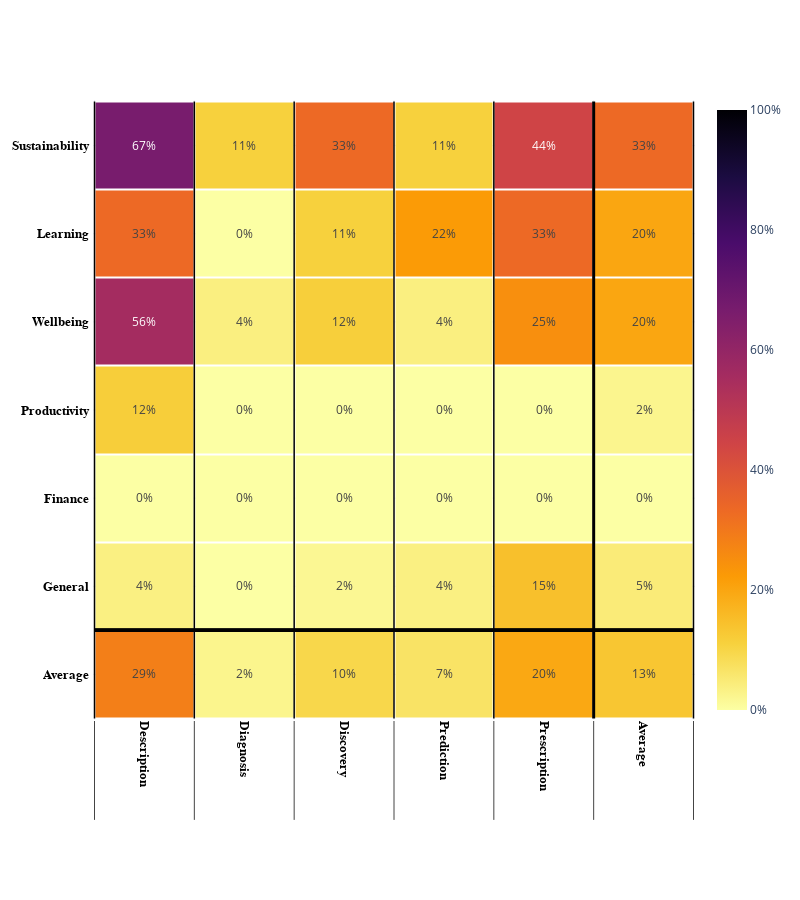
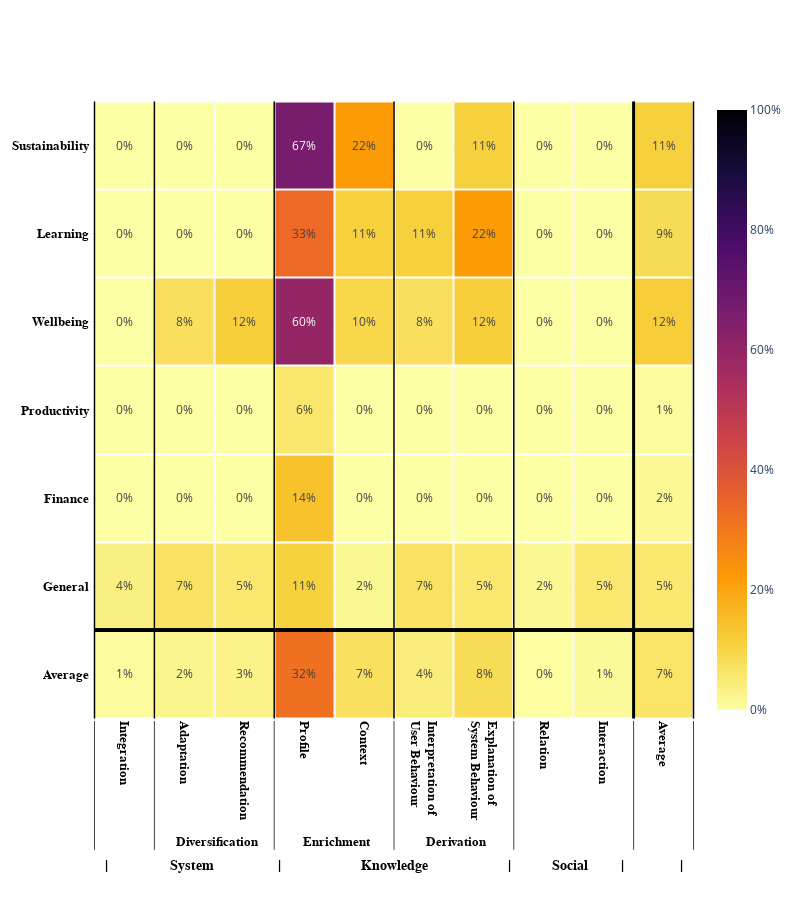
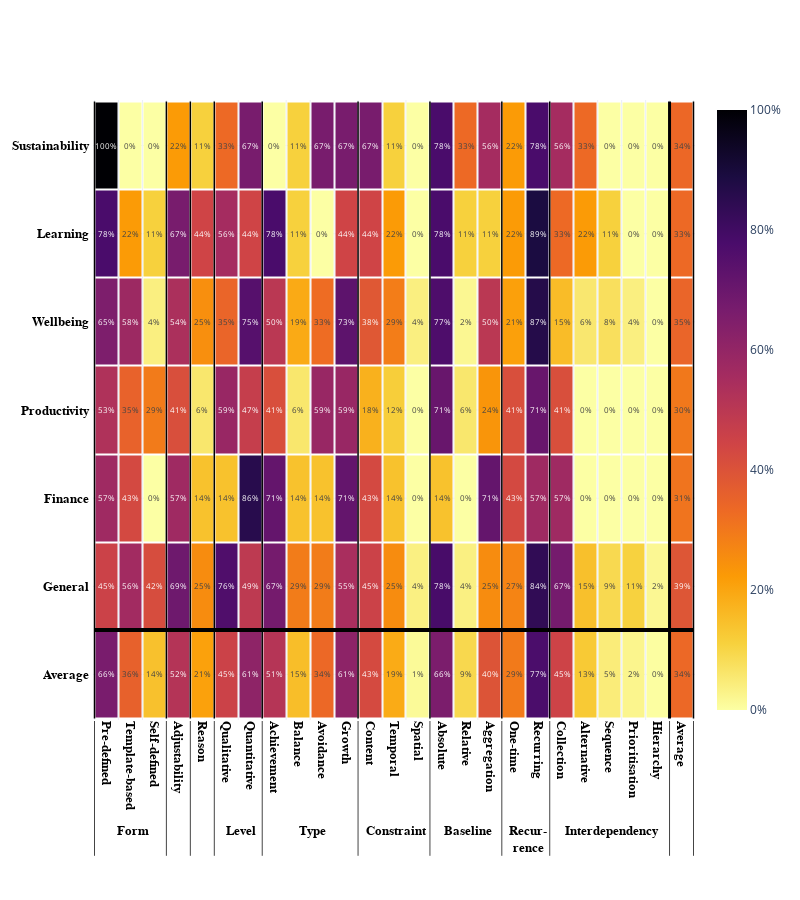
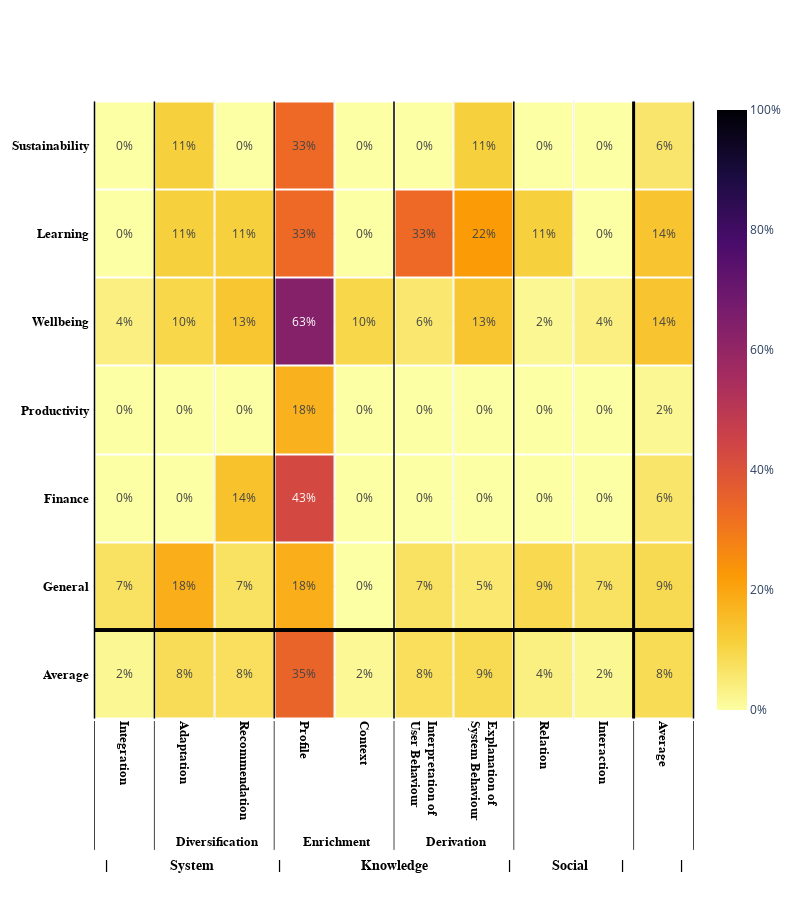

The cell these charts' notebook holds for them, in order:
### Code cell
def create_heatmap_each_phase(df, phase, feature_type, order_dict):
    # define the desired order of the domains
    domain_order = ['Sustainability', 'Learning', 'Wellbeing', 'Productivity', 'Finance', 'General']
    
    # reverse the order
    domain_order = domain_order[::-1]
    
    # filter by phase, group by feat and subfeat and domain and calculate the mean
    df_grouped_phase = df[df.index.get_level_values('phase') == phase].groupby(
        level=['feat', 'subfeat']).sum().T.groupby(level='domain').mean()

    # Reorder the domains according to the desired order
    df_grouped_phase = df_grouped_phase.reindex(domain_order)

    # Function to extract the ordered feature-subfeature pairs based on the order_dict
    def get_ordered_feats(order_dict):
        ordered_feats = []
        for feat, subfeats in order_dict.items():
            if subfeats:
                for subfeat in subfeats:
                    ordered_feats.append((feat, subfeat))
            else:
                ordered_feats.append((feat, None))
        return ordered_feats

    ordered_feats = get_ordered_feats(order_dict)

    # Reorder the columns of df_grouped_phase according to the desired order
    df_columns = list(df_grouped_phase.columns)
    ordered_columns = [col for col in ordered_feats if col in df_columns]
    df_grouped_phase = df_grouped_phase[ordered_columns]

    # Convert the data into a 2D array form for the heatmap
    heatmap_data = df_grouped_phase.values

    # Compute row and column averages
    row_averages = np.mean(heatmap_data, axis=1, keepdims=True) 
    col_averages = np.mean(heatmap_data, axis=0)
    overall_average = np.mean(heatmap_data)

    # Append row averages to heatmap_data (neue Spalte)
    heatmap_data_with_row_avg = np.hstack([heatmap_data, row_averages])

    # Append new row with column averages and overall average
    new_row = np.append(col_averages, overall_average).reshape(1, -1)  # Neue Zeile
    heatmap_data_final = np.vstack([new_row, heatmap_data_with_row_avg])  # Zeilen anhängen

    # append average into the front of the domain order
    domain_order = ['Average'] + domain_order
    
    
    # Prepare the axis labels
    feat_labels = []
    sub_feat_labels = []
    empty_feat = ''
    
    # rename the features and subfeatures
    for feat, sub_feat in df_grouped_phase.columns:
        if sub_feat == "Documenting":
            sub_feat = "Growth"

        if "goal" in sub_feat:
            sub_feat = sub_feat.replace(" goal", "")
        elif "goals" in sub_feat:
            sub_feat = sub_feat.replace(" goals", "")

        if len(sub_feat) > 1:
            if sub_feat[-1] == "s":
                sub_feat = sub_feat[:-1]

        if sub_feat == "Hierarchie":
            sub_feat = "Hierarchy"

        if sub_feat == "Goal specific reminder":
            sub_feat = "Goal"
        elif sub_feat == "Process specific reminder":
            sub_feat = "Process"
        elif sub_feat == "Adjustability":
            sub_feat = "Adjustability of Tracking Data"
        elif sub_feat == "Verification":
            sub_feat = "Verification of Tracking Data"
        elif sub_feat == "One time":
            sub_feat = "One-time"
        elif "time" in sub_feat:
            sub_feat = sub_feat.replace("time", "Time")
        elif "day" in sub_feat:
            sub_feat = sub_feat.replace("day", "Day")
        elif sub_feat == "Pre-defined event":
            sub_feat = "Pre-defined Event"
        elif sub_feat == "Custom event":
            sub_feat = "Custom Event"
        elif sub_feat == "Skip if completed":
            sub_feat = "Skip if Completed"
        elif sub_feat == "Different alert types":
            sub_feat = "Different Alert Type"
        elif sub_feat == "Different alert type":
            sub_feat = "Different Alert Type"
        elif subfeat == "Snooze reminder":
            sub_feat = "Snooze Reminder"

        if "pursuing" in sub_feat.lower():
            sub_feat = "Additional Features"

        if "pursuing" in feat.lower():
            feat = "Additional Features"

        if feat == "Abstraction Level":
            feat = "Level"
        elif feat == "Goal Baseline":
            feat = "Baseline"
        elif feat == "Recurrence":
            feat = "Recur-<br>rence"
        elif feat == "Event-based reminder":
            feat = "Event-based <br> Reminder"
        elif feat == "Context of reminder":
            feat = "Context of<br>Reminder"
        elif feat == "Customization of reminder":
            feat = "Customization of<br>Reminder"
        elif feat == "Tracking":
            feat = "Tracking Mode"
        elif feat == "Temporality":
            feat = "Time"
        elif feat == "Granularity":
            feat = "Granularity"

        if feat == "Constraints":
            feat = "Constraint"

        if feat == "Interdependencies":
            feat = "Interdependency"

        if "reminder" in feat:
            feat = feat.replace("reminder", "Reminder")

        if "reminder" in sub_feat:
            sub_feat = sub_feat.replace("reminder", "Reminder")

        if feat and sub_feat == '':
            empty_feat = empty_feat + ' '
            sub_feat = feat
            feat = empty_feat
        feat_labels.append(feat)
        sub_feat_labels.append(sub_feat if pd.notna(sub_feat) else '')

    # Update labels
    feat_labels.append("\u2062")
    sub_feat_labels.append('Average')

    feat_subfeat_list = [feat_labels, sub_feat_labels]
    
    # if feature type is cross-cutting use this feature-subfeature list
    if feature_type == 'Cross-Cutting':
        feat_subfeat_list = [
            [' ', 'Diversification', 'Diversification', 'Enrichment', 'Enrichment', 'Derivation', 'Derivation', '  ',
             '  ', '   '], ['Integration', 'Adaptation', 'Recommendation', 'Profile', 'Context',
                            'Interpretation of<br>User Behaviour', 'Explanation of<br>System Behaviour',
                            'Relation',
                            'Interaction', 'Average']]
    
    # Create the heatmap
    fig = go.Figure(data=go.Heatmap(
        z=heatmap_data_final,  # Updated values for the heatmap
        x=feat_subfeat_list,  # X-axis labels (Features/Subfeatures)
        y=[x + ' ' for x in domain_order],  # Y-axis labels (Domains)
        colorscale='Inferno_r',
        zmin=0, zmax=1, xgap=2, ygap=2,
        colorbar=dict(
            tickformat='.0%'  # Set formatting to percentages
        ),
        texttemplate="%{z:.0%}",  #texttemplate="%{text}",
    ))
    
    # Adjusting the layout
    fig.update_layout(
        template='plotly_white', height=900, width=800,
        xaxis_tickangle=90,
        xaxis=dict(titlefont=dict(weight='bold', color='black'))
    )
    
    # make font bold
    fig.update_xaxes(tickfont=dict(family='Arial', size=13, color='black', weight='bold'))
    fig.update_yaxes(tickfont=dict(family='Arial', size=13, color='black', weight='bold'))

    # Adding vertical lines to set off categories and create left/right borders
    n_rows, n_cols = heatmap_data.shape
    n_cols += 1

    # Add vertical lines between groups
    for i in range(n_cols + 1):  # evtl +1
        if feature_type == "Cross-Cutting":
            feat_labels = feat_subfeat_list[0]
        if i == n_cols - 1: # bold line for mean
            fig.add_shape(
                type="line",
                x0=i - 0.5, y0=-0.5, x1=i - 0.5, y1=n_rows + 1 - 0.5,
                line=dict(color="black", width=3),
            )
        elif i < n_cols - 1 and i != 0: # line between feature-classes
            if not feat_labels[i - 1] == feat_labels[i]:
                fig.add_shape(
                    type="line",
                    x0=i - 0.5, y0=-0.5, x1=i - 0.5, y1=n_rows + 1 - 0.5,
                    line=dict(color="black", width=1.5),
                )
        else: # first and last line
            fig.add_shape(
                type="line",
                x0=i - 0.5, y0=-0.5, x1=i - 0.5, y1=n_rows + 1 - 0.5,
                line=dict(color="black", width=1.5),
            )
        
        # Add horizontal line for the mean
        fig.add_shape(
            type="line",
            x0=-0.5, y0=1 - 0.5, x1=n_cols - 0.5, y1=1 - 0.5,
            line=dict(color="black", width=3),
        )
    
    fig.update_layout(margin=dict(b=180))

    # Add annotation for the overall classes if feature type is cross-cutting
    if feature_type == "Cross-Cutting":
        fig.add_annotation(
            x=0.5,  # Relative x-position
            y=-0.25,  # Position above the x-axis
            text="|\u2009               System                |                    Knowledge                    |\u200A          Social        \u200A|              |",
            showarrow=False,
            xref="paper",
            yref="paper",
            font=dict(size=14, color="black", family="Arial", weight="bold"),
            align="center",
        )

    # Show the figure
    fig.show()

    # Save the plot
    fig.write_image(f'../images/pdf/{feature_type}_Features_Distribution_in_{phase}_heatmap.pdf')
    fig.write_image(f'../images/png/{feature_type}_Features_Distribution_in_{phase}_heatmap.png')

# create the heatmap for each phase
for phase in phases:
    create_heatmap_each_phase(df_phase_specific, phase, 'Phase-Specific', feature_order.get(phase, {}))
    create_heatmap_each_phase(df_cross_cutting, phase, 'Cross-Cutting', cross_cutting_order)

### Figure 1 — Plotly figure (JSON) as saved in the notebook; plotly's stock layout.template omitted (floating-point values rounded to 4 significant figures)
{"data": [{"colorbar": {"tickformat": ".0%"}, "colorscale": [[0.0, "#fcffa4"], [0.1111, "#f7d13d"], [0.2222, "#fb9b06"], [0.3333, "#ed6925"], [0.4444, "#cf4446"], [0.5556, "#a52c60"], [0.6667, "#781c6d"], [0.7778, "#4a0c6b"], [0.8889, "#1b0c41"], [1.0, "#000004"]], "texttemplate": "%{z:.0%}", "x": [[" ", "  ", "   ", "    ", "     ", ""], ["Description", "Diagnosis", "Discovery", "Prediction", "Prescription", "Average"]], "xgap": 2, "y": ["Average ", "General ", "Finance ", "Productivity ", "Wellbeing ", "Learning ", "Sustainability "], "ygap": 2, "z": [[0.2853, 0.02493, 0.09634, 0.06803, 0.1955, 0.134], [0.03636, 0.0, 0.01818, 0.03636, 0.1455, 0.04727], [0.0, 0.0, 0.0, 0.0, 0.0, 0.0], [0.1176, 0.0, 0.0, 0.0, 0.0, 0.02353], [0.5577, 0.03846, 0.1154, 0.03846, 0.25, 0.2], [0.3333, 0.0, 0.1111, 0.2222, 0.3333, 0.2], [0.6667, 0.1111, 0.3333, 0.1111, 0.4444, 0.3333]], "zmax": 1, "zmin": 0, "type": "heatmap"}], "layout": {"xaxis": {"title": {"font": {"weight": "bold", "color": "black"}}, "tickangle": 90, "tickfont": {"family": "Arial", "size": 13, "color": "black", "weight": "bold"}}, "height": 900, "width": 800, "yaxis": {"tickfont": {"family": "Arial", "size": 13, "color": "black", "weight": "bold"}}, "shapes": [{"line": {"color": "black", "width": 1.5}, "type": "line", "x0": -0.5, "x1": -0.5, "y0": -0.5, "y1": 6.5}, {"line": {"color": "black", "width": 3}, "type": "line", "x0": -0.5, "x1": 5.5, "y0": 0.5, "y1": 0.5}, {"line": {"color": "black", "width": 1.5}, "type": "line", "x0": 0.5, "x1": 0.5, "y0": -0.5, "y1": 6.5}, {"line": {"color": "black", "width": 3}, "type": "line", "x0": -0.5, "x1": 5.5, "y0": 0.5, "y1": 0.5}, {"line": {"color": "black", "width": 1.5}, "type": "line", "x0": 1.5, "x1": 1.5, "y0": -0.5, "y1": 6.5}, {"line": {"color": "black", "width": 3}, "type": "line", "x0": -0.5, "x1": 5.5, "y0": 0.5, "y1": 0.5}, {"line": {"color": "black", "width": 1.5}, "type": "line", "x0": 2.5, "x1": 2.5, "y0": -0.5, "y1": 6.5}, {"line": {"color": "black", "width": 3}, "type": "line", "x0": -0.5, "x1": 5.5, "y0": 0.5, "y1": 0.5}, {"line": {"color": "black", "width": 1.5}, "type": "line", "x0": 3.5, "x1": 3.5, "y0": -0.5, "y1": 6.5}, {"line": {"color": "black", "width": 3}, "type": "line", "x0": -0.5, "x1": 5.5, "y0": 0.5, "y1": 0.5}, {"line": {"color": "black", "width": 3}, "type": "line", "x0": 4.5, "x1": 4.5, "y0": -0.5, "y1": 6.5}, {"line": {"color": "black", "width": 3}, "type": "line", "x0": -0.5, "x1": 5.5, "y0": 0.5, "y1": 0.5}, {"line": {"color": "black", "width": 1.5}, "type": "line", "x0": 5.5, "x1": 5.5, "y0": -0.5, "y1": 6.5}, {"line": {"color": "black", "width": 3}, "type": "line", "x0": -0.5, "x1": 5.5, "y0": 0.5, "y1": 0.5}], "margin": {"b": 180}}}

### Figure 2 — Plotly figure (JSON) as saved in the notebook; plotly's stock layout.template omitted (floating-point values rounded to 4 significant figures)
{"data": [{"colorbar": {"tickformat": ".0%"}, "colorscale": [[0.0, "#fcffa4"], [0.1111, "#f7d13d"], [0.2222, "#fb9b06"], [0.3333, "#ed6925"], [0.4444, "#cf4446"], [0.5556, "#a52c60"], [0.6667, "#781c6d"], [0.7778, "#4a0c6b"], [0.8889, "#1b0c41"], [1.0, "#000004"]], "texttemplate": "%{z:.0%}", "x": [[" ", "Diversification", "Diversification", "Enrichment", "Enrichment", "Derivation", "Derivation", "  ", "  ", "   "], ["Integration", "Adaptation", "Recommendation", "Profile", "Context", "Interpretation of<br>User Behaviour", "Explanation of<br>System Behaviour", "Relation", "Interaction", "Average"]], "xgap": 2, "y": ["Average ", "General ", "Finance ", "Productivity ", "Wellbeing ", "Learning ", "Sustainability "], "ygap": 2, "z": [[0.006061, 0.02494, 0.02832, 0.3178, 0.07461, 0.04346, 0.08388, 0.00303, 0.009091, 0.06569], [0.03636, 0.07273, 0.05455, 0.1091, 0.01818, 0.07273, 0.05455, 0.01818, 0.05455, 0.05455], [0.0, 0.0, 0.0, 0.1429, 0.0, 0.0, 0.0, 0.0, 0.0, 0.01587], [0.0, 0.0, 0.0, 0.05882, 0.0, 0.0, 0.0, 0.0, 0.0, 0.006536], [0.0, 0.07692, 0.1154, 0.5962, 0.09615, 0.07692, 0.1154, 0.0, 0.0, 0.1197], [0.0, 0.0, 0.0, 0.3333, 0.1111, 0.1111, 0.2222, 0.0, 0.0, 0.08642], [0.0, 0.0, 0.0, 0.6667, 0.2222, 0.0, 0.1111, 0.0, 0.0, 0.1111]], "zmax": 1, "zmin": 0, "type": "heatmap"}], "layout": {"xaxis": {"title": {"font": {"weight": "bold", "color": "black"}}, "tickangle": 90, "tickfont": {"family": "Arial", "size": 13, "color": "black", "weight": "bold"}}, "height": 900, "width": 800, "yaxis": {"tickfont": {"family": "Arial", "size": 13, "color": "black", "weight": "bold"}}, "shapes": [{"line": {"color": "black", "width": 1.5}, "type": "line", "x0": -0.5, "x1": -0.5, "y0": -0.5, "y1": 6.5}, {"line": {"color": "black", "width": 3}, "type": "line", "x0": -0.5, "x1": 9.5, "y0": 0.5, "y1": 0.5}, {"line": {"color": "black", "width": 1.5}, "type": "line", "x0": 0.5, "x1": 0.5, "y0": -0.5, "y1": 6.5}, {"line": {"color": "black", "width": 3}, "type": "line", "x0": -0.5, "x1": 9.5, "y0": 0.5, "y1": 0.5}, {"line": {"color": "black", "width": 3}, "type": "line", "x0": -0.5, "x1": 9.5, "y0": 0.5, "y1": 0.5}, {"line": {"color": "black", "width": 1.5}, "type": "line", "x0": 2.5, "x1": 2.5, "y0": -0.5, "y1": 6.5}, {"line": {"color": "black", "width": 3}, "type": "line", "x0": -0.5, "x1": 9.5, "y0": 0.5, "y1": 0.5}, {"line": {"color": "black", "width": 3}, "type": "line", "x0": -0.5, "x1": 9.5, "y0": 0.5, "y1": 0.5}, {"line": {"color": "black", "width": 1.5}, "type": "line", "x0": 4.5, "x1": 4.5, "y0": -0.5, "y1": 6.5}, {"line": {"color": "black", "width": 3}, "type": "line", "x0": -0.5, "x1": 9.5, "y0": 0.5, "y1": 0.5}, {"line": {"color": "black", "width": 3}, "type": "line", "x0": -0.5, "x1": 9.5, "y0": 0.5, "y1": 0.5}, {"line": {"color": "black", "width": 1.5}, "type": "line", "x0": 6.5, "x1": 6.5, "y0": -0.5, "y1": 6.5}, {"line": {"color": "black", "width": 3}, "type": "line", "x0": -0.5, "x1": 9.5, "y0": 0.5, "y1": 0.5}, {"line": {"color": "black", "width": 3}, "type": "line", "x0": -0.5, "x1": 9.5, "y0": 0.5, "y1": 0.5}, {"line": {"color": "black", "width": 3}, "type": "line", "x0": 8.5, "x1": 8.5, "y0": -0.5, "y1": 6.5}, {"line": {"color": "black", "width": 3}, "type": "line", "x0": -0.5, "x1": 9.5, "y0": 0.5, "y1": 0.5}, {"line": {"color": "black", "width": 1.5}, "type": "line", "x0": 9.5, "x1": 9.5, "y0": -0.5, "y1": 6.5}, {"line": {"color": "black", "width": 3}, "type": "line", "x0": -0.5, "x1": 9.5, "y0": 0.5, "y1": 0.5}], "margin": {"b": 180}, "annotations": [{"align": "center", "font": {"color": "black", "family": "Arial", "size": 14, "weight": "bold"}, "showarrow": false, "text": "|                System                |                    Knowledge                    |           Social         |              |", "x": 0.5, "xref": "paper", "y": -0.25, "yref": "paper"}]}}

### Figure 3 — Plotly figure (JSON) as saved in the notebook; plotly's stock layout.template omitted (floating-point values rounded to 4 significant figures; data arrays with more than 128 entries replaced by an {"elided": "..."} marker saying what was removed)
{"data": [{"colorbar": {"tickformat": ".0%"}, "colorscale": [[0.0, "#fcffa4"], [0.1111, "#f7d13d"], [0.2222, "#fb9b06"], [0.3333, "#ed6925"], [0.4444, "#cf4446"], [0.5556, "#a52c60"], [0.6667, "#781c6d"], [0.7778, "#4a0c6b"], [0.8889, "#1b0c41"], [1.0, "#000004"]], "texttemplate": "%{z:.0%}", "x": [["Form", "Form", "Form", " ", "  ", "Level", "Level", "Type", "Type", "Type", "Type", "Constraint", "Constraint", "Constraint", "Baseline", "Baseline", "Baseline", "Recur-<br>rence", "Recur-<br>rence", "Interdependency", "Interdependency", "Interdependency", "Interdependency", "Interdependency", ""], ["Pre-defined", "Template-based", "Self-defined", "Adjustability", "Reason", "Qualitative", "Quantitative", "Achievement", "Balance", "Avoidance", "Growth", "Content", "Temporal", "Spatial", "Absolute", "Relative", "Aggregation", "One-time", "Recurring", "Collection", "Alternative", "Sequence", "Prioritisation", "Hierarchy", "Average"]], "xgap": 2, "y": ["Average ", "General ", "Finance ", "Productivity ", "Wellbeing ", "Learning ", "Sustainability "], "ygap": 2, "z": {"elided": "7x25 float values"}, "zmax": 1, "zmin": 0, "type": "heatmap"}], "layout": {"xaxis": {"title": {"font": {"weight": "bold", "color": "black"}}, "tickangle": 90, "tickfont": {"family": "Arial", "size": 13, "color": "black", "weight": "bold"}}, "height": 900, "width": 800, "yaxis": {"tickfont": {"family": "Arial", "size": 13, "color": "black", "weight": "bold"}}, "shapes": [{"line": {"color": "black", "width": 1.5}, "type": "line", "x0": -0.5, "x1": -0.5, "y0": -0.5, "y1": 6.5}, {"line": {"color": "black", "width": 3}, "type": "line", "x0": -0.5, "x1": 24.5, "y0": 0.5, "y1": 0.5}, {"line": {"color": "black", "width": 3}, "type": "line", "x0": -0.5, "x1": 24.5, "y0": 0.5, "y1": 0.5}, {"line": {"color": "black", "width": 3}, "type": "line", "x0": -0.5, "x1": 24.5, "y0": 0.5, "y1": 0.5}, {"line": {"color": "black", "width": 1.5}, "type": "line", "x0": 2.5, "x1": 2.5, "y0": -0.5, "y1": 6.5}, {"line": {"color": "black", "width": 3}, "type": "line", "x0": -0.5, "x1": 24.5, "y0": 0.5, "y1": 0.5}, {"line": {"color": "black", "width": 1.5}, "type": "line", "x0": 3.5, "x1": 3.5, "y0": -0.5, "y1": 6.5}, {"line": {"color": "black", "width": 3}, "type": "line", "x0": -0.5, "x1": 24.5, "y0": 0.5, "y1": 0.5}, {"line": {"color": "black", "width": 1.5}, "type": "line", "x0": 4.5, "x1": 4.5, "y0": -0.5, "y1": 6.5}, {"line": {"color": "black", "width": 3}, "type": "line", "x0": -0.5, "x1": 24.5, "y0": 0.5, "y1": 0.5}, {"line": {"color": "black", "width": 3}, "type": "line", "x0": -0.5, "x1": 24.5, "y0": 0.5, "y1": 0.5}, {"line": {"color": "black", "width": 1.5}, "type": "line", "x0": 6.5, "x1": 6.5, "y0": -0.5, "y1": 6.5}, {"line": {"color": "black", "width": 3}, "type": "line", "x0": -0.5, "x1": 24.5, "y0": 0.5, "y1": 0.5}, {"line": {"color": "black", "width": 3}, "type": "line", "x0": -0.5, "x1": 24.5, "y0": 0.5, "y1": 0.5}, {"line": {"color": "black", "width": 3}, "type": "line", "x0": -0.5, "x1": 24.5, "y0": 0.5, "y1": 0.5}, {"line": {"color": "black", "width": 3}, "type": "line", "x0": -0.5, "x1": 24.5, "y0": 0.5, "y1": 0.5}, {"line": {"color": "black", "width": 1.5}, "type": "line", "x0": 10.5, "x1": 10.5, "y0": -0.5, "y1": 6.5}, {"line": {"color": "black", "width": 3}, "type": "line", "x0": -0.5, "x1": 24.5, "y0": 0.5, "y1": 0.5}, {"line": {"color": "black", "width": 3}, "type": "line", "x0": -0.5, "x1": 24.5, "y0": 0.5, "y1": 0.5}, {"line": {"color": "black", "width": 3}, "type": "line", "x0": -0.5, "x1": 24.5, "y0": 0.5, "y1": 0.5}, {"line": {"color": "black", "width": 1.5}, "type": "line", "x0": 13.5, "x1": 13.5, "y0": -0.5, "y1": 6.5}, {"line": {"color": "black", "width": 3}, "type": "line", "x0": -0.5, "x1": 24.5, "y0": 0.5, "y1": 0.5}, {"line": {"color": "black", "width": 3}, "type": "line", "x0": -0.5, "x1": 24.5, "y0": 0.5, "y1": 0.5}, {"line": {"color": "black", "width": 3}, "type": "line", "x0": -0.5, "x1": 24.5, "y0": 0.5, "y1": 0.5}, {"line": {"color": "black", "width": 1.5}, "type": "line", "x0": 16.5, "x1": 16.5, "y0": -0.5, "y1": 6.5}, {"line": {"color": "black", "width": 3}, "type": "line", "x0": -0.5, "x1": 24.5, "y0": 0.5, "y1": 0.5}, {"line": {"color": "black", "width": 3}, "type": "line", "x0": -0.5, "x1": 24.5, "y0": 0.5, "y1": 0.5}, {"line": {"color": "black", "width": 1.5}, "type": "line", "x0": 18.5, "x1": 18.5, "y0": -0.5, "y1": 6.5}, {"line": {"color": "black", "width": 3}, "type": "line", "x0": -0.5, "x1": 24.5, "y0": 0.5, "y1": 0.5}, {"line": {"color": "black", "width": 3}, "type": "line", "x0": -0.5, "x1": 24.5, "y0": 0.5, "y1": 0.5}, {"line": {"color": "black", "width": 3}, "type": "line", "x0": -0.5, "x1": 24.5, "y0": 0.5, "y1": 0.5}, {"line": {"color": "black", "width": 3}, "type": "line", "x0": -0.5, "x1": 24.5, "y0": 0.5, "y1": 0.5}, {"line": {"color": "black", "width": 3}, "type": "line", "x0": -0.5, "x1": 24.5, "y0": 0.5, "y1": 0.5}, {"line": {"color": "black", "width": 3}, "type": "line", "x0": 23.5, "x1": 23.5, "y0": -0.5, "y1": 6.5}, {"line": {"color": "black", "width": 3}, "type": "line", "x0": -0.5, "x1": 24.5, "y0": 0.5, "y1": 0.5}, {"line": {"color": "black", "width": 1.5}, "type": "line", "x0": 24.5, "x1": 24.5, "y0": -0.5, "y1": 6.5}, {"line": {"color": "black", "width": 3}, "type": "line", "x0": -0.5, "x1": 24.5, "y0": 0.5, "y1": 0.5}], "margin": {"b": 180}}}

### Figure 4 — Plotly figure (JSON) as saved in the notebook; plotly's stock layout.template omitted (floating-point values rounded to 4 significant figures)
{"data": [{"colorbar": {"tickformat": ".0%"}, "colorscale": [[0.0, "#fcffa4"], [0.1111, "#f7d13d"], [0.2222, "#fb9b06"], [0.3333, "#ed6925"], [0.4444, "#cf4446"], [0.5556, "#a52c60"], [0.6667, "#781c6d"], [0.7778, "#4a0c6b"], [0.8889, "#1b0c41"], [1.0, "#000004"]], "texttemplate": "%{z:.0%}", "x": [[" ", "Diversification", "Diversification", "Enrichment", "Enrichment", "Derivation", "Derivation", "  ", "  ", "   "], ["Integration", "Adaptation", "Recommendation", "Profile", "Context", "Interpretation of<br>User Behaviour", "Explanation of<br>System Behaviour", "Relation", "Interaction", "Average"]], "xgap": 2, "y": ["Average ", "General ", "Finance ", "Productivity ", "Wellbeing ", "Learning ", "Sustainability "], "ygap": 2, "z": [[0.01853, 0.08337, 0.07689, 0.348, 0.01603, 0.07729, 0.08708, 0.03688, 0.01853, 0.08473], [0.07273, 0.1818, 0.07273, 0.1818, 0.0, 0.07273, 0.05455, 0.09091, 0.07273, 0.08889], [0.0, 0.0, 0.1429, 0.4286, 0.0, 0.0, 0.0, 0.0, 0.0, 0.06349], [0.0, 0.0, 0.0, 0.1765, 0.0, 0.0, 0.0, 0.0, 0.0, 0.01961], [0.03846, 0.09615, 0.1346, 0.6346, 0.09615, 0.05769, 0.1346, 0.01923, 0.03846, 0.1389], [0.0, 0.1111, 0.1111, 0.3333, 0.0, 0.3333, 0.2222, 0.1111, 0.0, 0.1358], [0.0, 0.1111, 0.0, 0.3333, 0.0, 0.0, 0.1111, 0.0, 0.0, 0.06173]], "zmax": 1, "zmin": 0, "type": "heatmap"}], "layout": {"xaxis": {"title": {"font": {"weight": "bold", "color": "black"}}, "tickangle": 90, "tickfont": {"family": "Arial", "size": 13, "color": "black", "weight": "bold"}}, "height": 900, "width": 800, "yaxis": {"tickfont": {"family": "Arial", "size": 13, "color": "black", "weight": "bold"}}, "shapes": [{"line": {"color": "black", "width": 1.5}, "type": "line", "x0": -0.5, "x1": -0.5, "y0": -0.5, "y1": 6.5}, {"line": {"color": "black", "width": 3}, "type": "line", "x0": -0.5, "x1": 9.5, "y0": 0.5, "y1": 0.5}, {"line": {"color": "black", "width": 1.5}, "type": "line", "x0": 0.5, "x1": 0.5, "y0": -0.5, "y1": 6.5}, {"line": {"color": "black", "width": 3}, "type": "line", "x0": -0.5, "x1": 9.5, "y0": 0.5, "y1": 0.5}, {"line": {"color": "black", "width": 3}, "type": "line", "x0": -0.5, "x1": 9.5, "y0": 0.5, "y1": 0.5}, {"line": {"color": "black", "width": 1.5}, "type": "line", "x0": 2.5, "x1": 2.5, "y0": -0.5, "y1": 6.5}, {"line": {"color": "black", "width": 3}, "type": "line", "x0": -0.5, "x1": 9.5, "y0": 0.5, "y1": 0.5}, {"line": {"color": "black", "width": 3}, "type": "line", "x0": -0.5, "x1": 9.5, "y0": 0.5, "y1": 0.5}, {"line": {"color": "black", "width": 1.5}, "type": "line", "x0": 4.5, "x1": 4.5, "y0": -0.5, "y1": 6.5}, {"line": {"color": "black", "width": 3}, "type": "line", "x0": -0.5, "x1": 9.5, "y0": 0.5, "y1": 0.5}, {"line": {"color": "black", "width": 3}, "type": "line", "x0": -0.5, "x1": 9.5, "y0": 0.5, "y1": 0.5}, {"line": {"color": "black", "width": 1.5}, "type": "line", "x0": 6.5, "x1": 6.5, "y0": -0.5, "y1": 6.5}, {"line": {"color": "black", "width": 3}, "type": "line", "x0": -0.5, "x1": 9.5, "y0": 0.5, "y1": 0.5}, {"line": {"color": "black", "width": 3}, "type": "line", "x0": -0.5, "x1": 9.5, "y0": 0.5, "y1": 0.5}, {"line": {"color": "black", "width": 3}, "type": "line", "x0": 8.5, "x1": 8.5, "y0": -0.5, "y1": 6.5}, {"line": {"color": "black", "width": 3}, "type": "line", "x0": -0.5, "x1": 9.5, "y0": 0.5, "y1": 0.5}, {"line": {"color": "black", "width": 1.5}, "type": "line", "x0": 9.5, "x1": 9.5, "y0": -0.5, "y1": 6.5}, {"line": {"color": "black", "width": 3}, "type": "line", "x0": -0.5, "x1": 9.5, "y0": 0.5, "y1": 0.5}], "margin": {"b": 180}, "annotations": [{"align": "center", "font": {"color": "black", "family": "Arial", "size": 14, "weight": "bold"}, "showarrow": false, "text": "|                System                |                    Knowledge                    |           Social         |              |", "x": 0.5, "xref": "paper", "y": -0.25, "yref": "paper"}]}}
